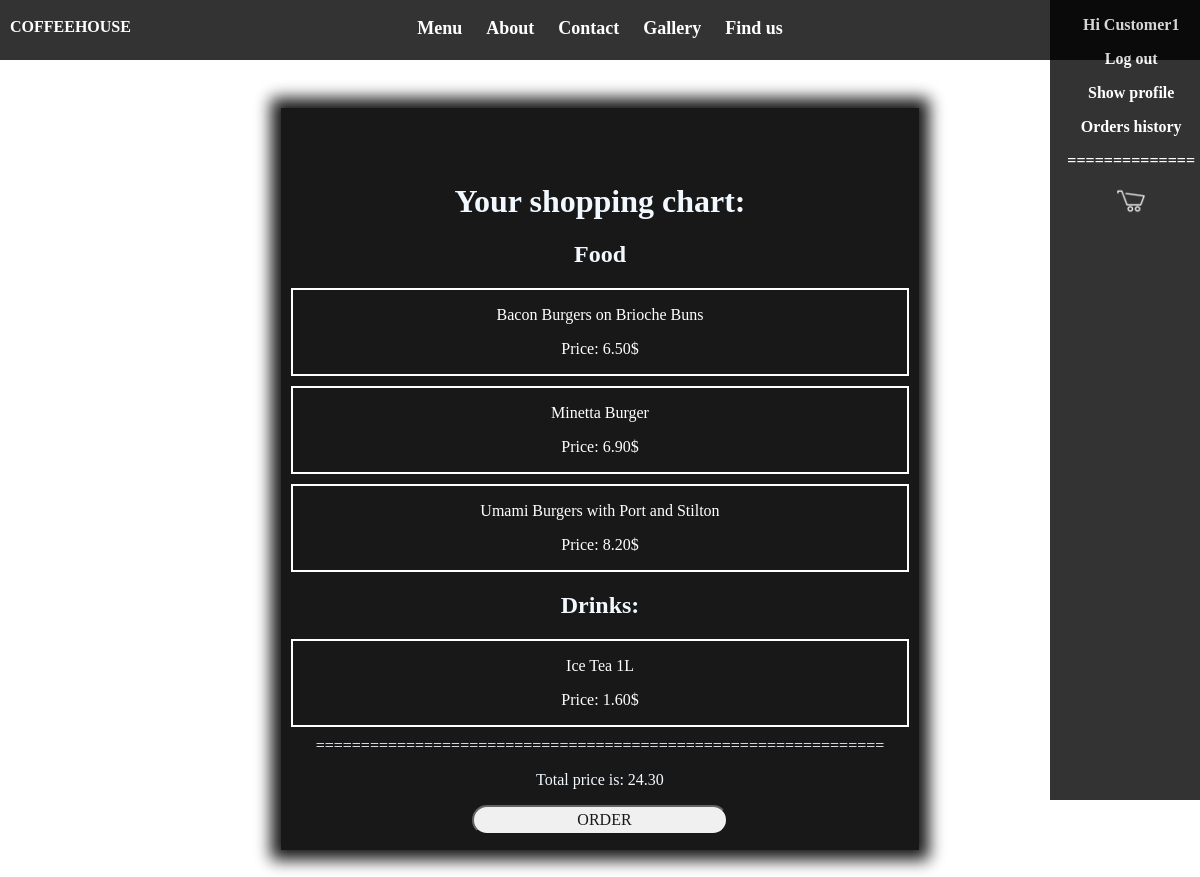
/orders/show_chart (signed in), run on an earlier commit of the app's database.
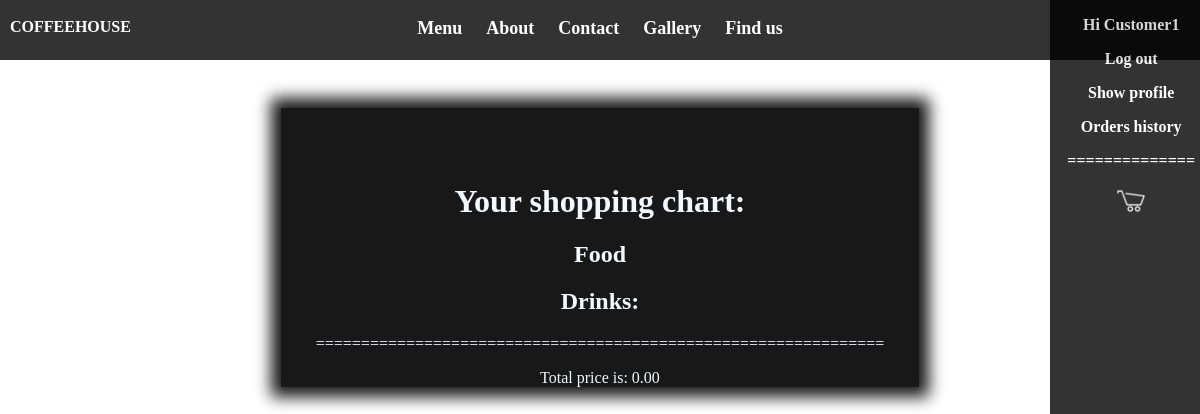
And on a later commit of the database.
### coffehouse/orders/models.py (models this page shows, shortened)
class Food(models.Model):
    name = models.CharField(max_length=50)
    number_in_menu = models.IntegerField(default=-1)
    price = models.DecimalField(max_length=4, max_digits=6, decimal_places=2)
    week_day = models.IntegerField(default=-1)
    img_url = models.CharField(max_length=1000, default=" ")
    description = models.CharField(max_length=1000, default="")
    note = models.CharField(max_length=255, null=True)

class Drink(models.Model):
    name = models.CharField(max_length=50)
    price = models.DecimalField(max_length=4, max_digits=6, decimal_places=2)
    description = models.CharField(max_length=1000, default="")
    note = models.CharField(max_length=255, null=True)

class Chart(models.Model):
    user = models.OneToOneField(Customer, related_name='customer', on_delete=models.CASCADE, null=True)
    food = models.ManyToManyField(Food, related_name='food_in_chart', default=None)
    drink = models.ManyToManyField(Drink, related_name='drinks_in_chart', default=None)
    total_price = models.DecimalField(default=0.0, max_length=4, max_digits=6, decimal_places=2)

### coffehouse/orders/views.py (the view, shortened to what this page needs)
@login_required
def show_chart(request):
    user = request.user
    customer = Customer.objects.get(user=user)
    chart = Chart.objects.get(user=customer)
    food = chart.food.all()
    drinks = chart.drink.all()
    return render(request, 'orders/show_chart.html', {'food': food, 'drinks': drinks, 'total_price': chart.total_price})

### coffehouse/templates/orders/show_chart.html (shortened to what this page needs)
{% extends 'base.html' %}
{% block extra_head %}
    {% load staticfiles %}
    <link rel="stylesheet" type="text/css" href="{% static "css/orders/show_chart_style.css" %}">
{% endblock extra_head %}
{% block content %}
    <div class="content">
        <h1> Your shopping chart: </h1>
        <h2>Food</h2>
        {% for item in food %}
            <div class="chart_item">
                <p> {{ item.name }}</p>
                <p> Price: {{ item.price }}$</p>
            </div>
        {% endfor %}
        <h2> Drinks: </h2>
        {% for item in drinks %}
            <div class="chart_item">
                <p> {{ item.name }}</p>
                <p> Price: {{ item.price }}$</p>
            </div>
        {% endfor %}
    ===============================================================
    <p>Total price is: {{ total_price }}</p>
    {% if total_price > 0 %}
        <form method="get">
            <input type="submit" value="ORDER" name="order"/>
        </form>
    {% endif %}
    </div>
{% endblock content%}

What changed in the data, as far as the page shows it:
no longer on this page (row unchanged): Food: name "Bacon Burgers on Brioche Buns", price "6.50"
no longer on this page (row unchanged): Food: name "Minetta Burger", price "6.90"
no longer on this page (row unchanged): Food: name "Umami Burgers with Port and Stilton", price "8.20"
no longer on this page (row unchanged): Drink: name "Ice Tea 1L", price "1.60"
changed Chart: total_price "24.30" → "0.00"
Also different on the page:
form field order: "ORDER" → (not shown)
